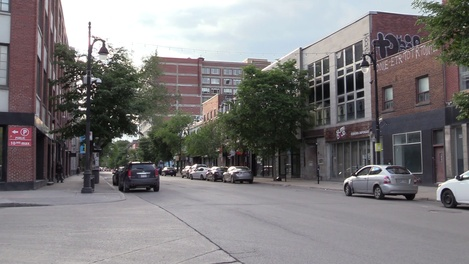
#> input picture original_images/street-1.jpg, 469 x 264 px, shrunk from 1920 x 1080 before the run
$ python sizedown_up_vs_compression.py
#> lines starting #> are read from the running program, lines starting #| are printed output that depends on the picture; long printed decimals are rounded
import time
import datetime
import sys
import numpy as np
import cv2
import os
from skimage.metrics import structural_similarity as ssim
from skimage.metrics import peak_signal_noise_ratio as psnr
from skimage import img_as_ubyte

SRC_FOLDER = "original_images"
FOLDER_NAME = "test_2"

def loadImage(img_name = "test.jpg"):
    # open test image
    img = cv2.imread(img_name)
    # Shape will give (row, column) where row = y, column = x
    # print(img.shape)

    return img

def compressJPEG(image, quality, img_name = "compressed_street_1080p.jpg"):
    img_name = f'{FOLDER_NAME}//{img_name}'
    #save image to the one with the new name and given JPEG quality
    cv2.imwrite(img_name, image, [int(cv2.IMWRITE_JPEG_QUALITY), quality])  # Quality ranges from 0 to 100
    return img_name

def compressJPEG2000(image, quality, img_name = "compressed_street_1080p.jpg"):
    img_name = f'{FOLDER_NAME}//{img_name}'
    #save image to the one with the new name and given JPEG compression ratio
    cv2.imwrite(img_name, image, [int(cv2.IMWRITE_JPEG2000_COMPRESSION_X1000), quality])  # Compression ratio ranges from 0 to 1000
    return img_name

def doubleResize(img, percentage, img_name = "new_street_double_resize.jpg"):
    x = img.shape[1]
    y = img.shape[0]
    img_25p = cv2.resize(img, (int(x * percentage), int(y * percentage)))
    new_img = cv2.resize(img_25p, (x, y))
    img_name = f"{FOLDER_NAME}//{img_name}"
    cv2.imwrite(img_name, new_img)
    return img_name

def returnImageSize(image_name):
    img_file = open(image_name, "rb") #open in binary read mode
    img_bytes = img_file.read() #read as byte string
    return len(img_bytes)

def checkSimilarity(img_name1, img_name2, diffmap_name = "diff_map.jpg"):
    img_1 = loadImage(img_name1)
    img_2 = loadImage(img_name2)

    MSE = np.sum((img_1.astype("float") - img_2.astype("float")) ** 2)
    MSE /= float(img_1.shape[0] * img_2.shape[1])

    img_1_gray = cv2.cvtColor(img_1, cv2.COLOR_BGR2GRAY)
    img_2_gray = cv2.cvtColor(img_2, cv2.COLOR_BGR2GRAY)
    SSIM, diff = ssim(img_1_gray, img_2_gray, full=True)
    # diff can be above 1 for some reason
    diff = np.clip(diff, 0, 1)
    diff = img_as_ubyte(diff)
    cv2.imwrite(f"{FOLDER_NAME}//{diffmap_name}", diff)

    psnr_float = psnr(img_1, img_2)

    results = {
        "MSE": MSE,
        "SSIM": SSIM,
        "PSNR": psnr_float
    }
    return results

if __name__ == '__main__':

    if (not os.path.exists(FOLDER_NAME)):
        os.mkdir(FOLDER_NAME)

    # 1080p image
    img_name = f"{SRC_FOLDER}//street-1.jpg"            #test image name
    image = loadImage(img_name)
#> in loadImage, img is the input picture: shape (264, 469, 3); mean B, G, R 123.2, 122.1, 124.8
    print(f"Image shape: {image.shape}")
#| Image shape: (264, 469, 3)

    f = open(f"{FOLDER_NAME}//test.txt", "w+")

    double_resized_img_name = doubleResize(image, 0.25, "street_double_resize.jpg")
#> in doubleResize, `img_25p = cv2.resize(img, (int(x * percentage), int(y * percentage)))`:
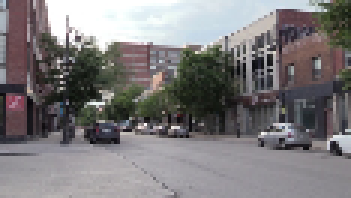
#> img_25p: shape (66, 117, 3) (shown 3 times larger); mean B, G, R 123.4, 122.2, 125
#> in doubleResize, `new_img = cv2.resize(img_25p, (x, y))`:
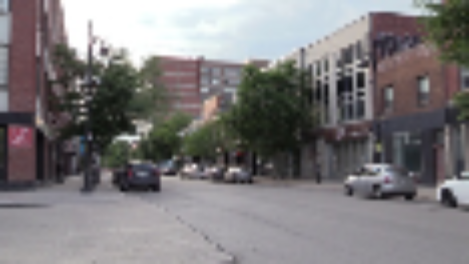
#> new_img: shape (264, 469, 3); mean B, G, R 123.3, 122.1, 124.9
#> double_resized_img_name = 'test_2//street_double_resize.jpg'
    for quality in range(50, 15, -1):
        compressed_img_name = compressJPEG2000(image, quality, f"compressed_street_1080p_qual_{quality}.jp2")

        results = checkSimilarity(double_resized_img_name, compressed_img_name, f"diff_map_qual_{quality}.jpg")
#> in loadImage (call 3), `img = cv2.imread(img_name)`:
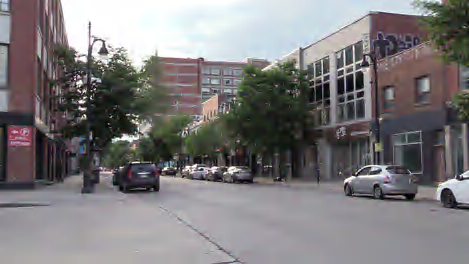
#> img: shape (264, 469, 3); mean B, G, R 123.9, 122.7, 125.3
#> in checkSimilarity, `MSE = np.sum((img_1.astype("float") - img_2.astype("float")) ** 2)`: MSE = 109905068
#> in checkSimilarity, `MSE /= float(img_1.shape[0] * img_2.shape[1])`: MSE = 887.6
#> in checkSimilarity, `img_1_gray = cv2.cvtColor(img_1, cv2.COLOR_BGR2GRAY)`:
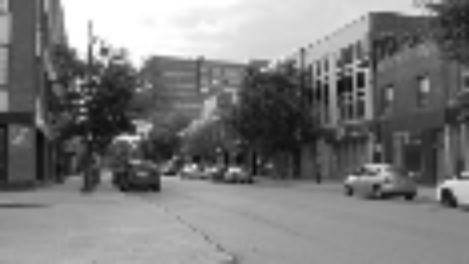
#> img_1_gray: shape (264, 469); min 9, max 255, mean 123
#> in checkSimilarity, `img_2_gray = cv2.cvtColor(img_2, cv2.COLOR_BGR2GRAY)`:
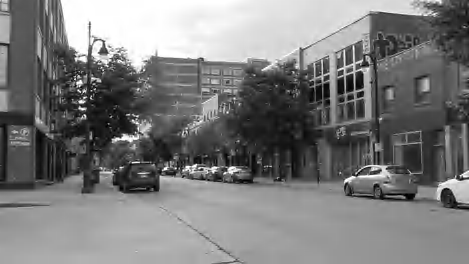
#> img_2_gray: shape (264, 469); min 0, max 255, mean 123.7
#> in checkSimilarity, `SSIM, diff = ssim(img_1_gray, img_2_gray, full=True)`:
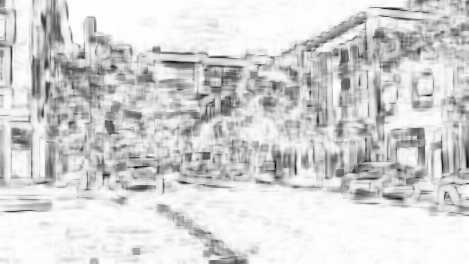
#> diff: shape (264, 469) float64; min -0.527, max 1, mean 0.744; drawn with min black and max white
#> in checkSimilarity, `SSIM, diff = ssim(img_1_gray, img_2_gray, full=True)`: SSIM = 0.741
#> in checkSimilarity, `diff = np.clip(diff, 0, 1)`:
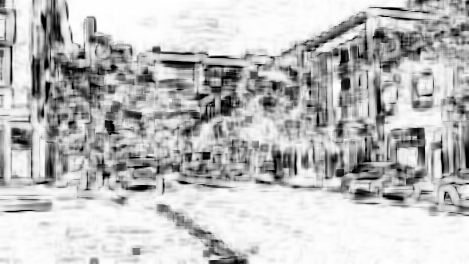
#> diff: shape (264, 469) float64; min 0, max 1, mean 0.744
#> in checkSimilarity, `psnr_float = psnr(img_1, img_2)`: psnr_float = 23.42
#> in checkSimilarity, `results = { "MSE": MSE, "SSIM": SSIM, "PSNR": psnr_float }`: results = {'MSE': 887.6, 'SSIM': 0.741, 'PSNR': 23.42}
#> results = {'MSE': 887.6, 'SSIM': 0.741, 'PSNR': 23.42}


        results_all = {
            "quality": quality
        }

        results_all.update(results)

        results_all.update({
            "double_resize_bytes": returnImageSize(double_resized_img_name),
            "compressed_bytes": returnImageSize(compressed_img_name)
        })

        print(results_all)
#| {'quality': 50, 'MSE': 887.648, 'SSIM': 0.7413, 'PSNR': 23.420, 'double_resize_bytes': 30685, 'compressed_bytes': 18579}
        f.write(str(results_all))
#> pass 2 of the loop `for quality in range(50, 15, -1):`:
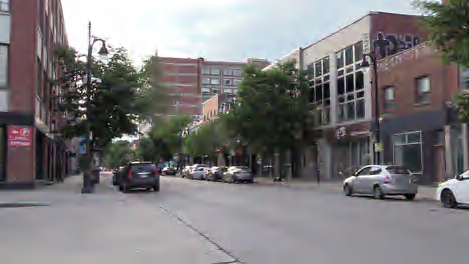
#> input picture ../t2_w/w2_compressed_street_1080p_qual_50.jp2, 469 x 264 px, found by its file name
#> in loadImage, img is the input picture: shape (264, 469, 3); mean B, G, R 124, 122.7, 125.3
#> in checkSimilarity (call 2), `MSE = np.sum((img_1.astype("float") - img_2.astype("float")) ** 2)`: MSE = 109099924
#> in checkSimilarity (call 2), `MSE /= float(img_1.shape[0] * img_2.shape[1])`: MSE = 881.1
#> in checkSimilarity (call 2), `SSIM, diff = ssim(img_1_gray, img_2_gray, full=True)`:
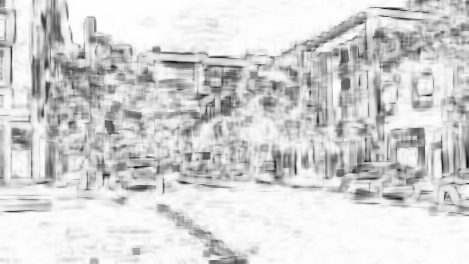
#> diff: shape (264, 469) float64; min -0.527, max 1, mean 0.745; drawn with min black and max white
#> SSIM = 0.743
#> in checkSimilarity (call 2), `diff = np.clip(diff, 0, 1)`:
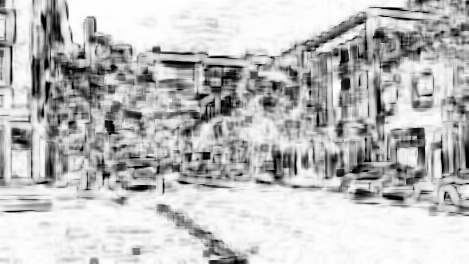
#> diff: shape (264, 469) float64; min 0, max 1, mean 0.746
#> psnr_float = 23.45
#> in checkSimilarity (call 2), `results = { "MSE": MSE, "SSIM": SSIM, "PSNR": psnr_float }`: results = {'MSE': 881.1, 'SSIM': 0.743, 'PSNR': 23.45}
#| {'quality': 49, 'MSE': 881.146, 'SSIM': 0.7426, 'PSNR': 23.452, 'double_resize_bytes': 30685, 'compressed_bytes': 18201}
#> pass 3 of the loop `for quality in range(50, 15, -1):`:
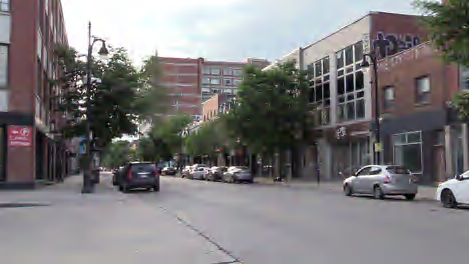
#> input picture ../t2_w/w4_compressed_street_1080p_qual_49.jp2, 469 x 264 px, found by its file name
#> in loadImage, img is the input picture: shape (264, 469, 3); mean B, G, R 123.9, 122.8, 125.3
#> in checkSimilarity (call 3), `MSE = np.sum((img_1.astype("float") - img_2.astype("float")) ** 2)`: MSE = 108872414
#> in checkSimilarity (call 3), `MSE /= float(img_1.shape[0] * img_2.shape[1])`: MSE = 879.3
#> in checkSimilarity (call 3), `SSIM, diff = ssim(img_1_gray, img_2_gray, full=True)`:
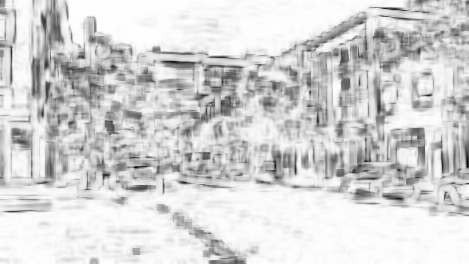
#> diff: shape (264, 469) float64; min -0.526, max 1, mean 0.746; drawn with min black and max white
#> in checkSimilarity (call 3), `diff = np.clip(diff, 0, 1)`:
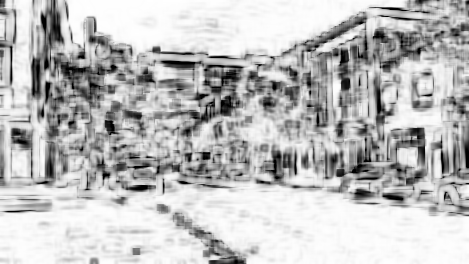
#> diff: shape (264, 469) float64; min 0, max 1, mean 0.747
#> psnr_float = 23.46
#> in checkSimilarity (call 3), `results = { "MSE": MSE, "SSIM": SSIM, "PSNR": psnr_float }`: results = {'MSE': 879.3, 'SSIM': 0.743, 'PSNR': 23.46}
#| {'quality': 48, 'MSE': 879.308, 'SSIM': 0.7434, 'PSNR': 23.461, 'double_resize_bytes': 30685, 'compressed_bytes': 17798}
#> the loop made 35 passes; the first 3 are shown
